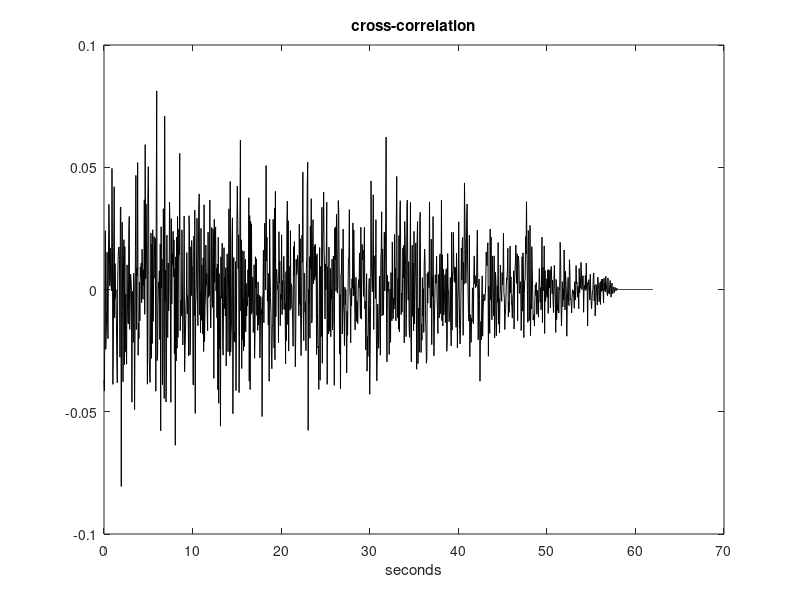

The MATLAB script that drew this image:
% Cross correlation in noise and pure time delay
Td=2; %time delay in seconds
%input signal
fs=20; %sampling frequency in Hz
tiv=1/fs; %time interval between samples;
tu=0:tiv:(60-tiv); %time intervals set (60 seconds)
Nu=length(tu); %number of data points
u=randn(Nu,1); %random input signal data set
%output signal
NTd=Td*fs; %number of samples along Td
Ny=Nu+NTd; 
y=zeros(1,Ny);
y((NTd+1):Ny)=u(1:Nu); %y is u delayed Td seconds
ty=0:tiv:(60+Td-tiv); %time intervals set (60+Td seconds)

ac=xcorr(u,y); %cross-correlation of u and y
ac=ac/Ny; %normalization
Nac=length(ac); mNac=ceil(0.5*Nac); %to plot half ac
plot(ty,ac(mNac:Nac),'k');
title('cross-correlation'); xlabel('seconds');

[V K]=max(ac);
eNTd=K-mNac;
eTd=eNTd/fs
